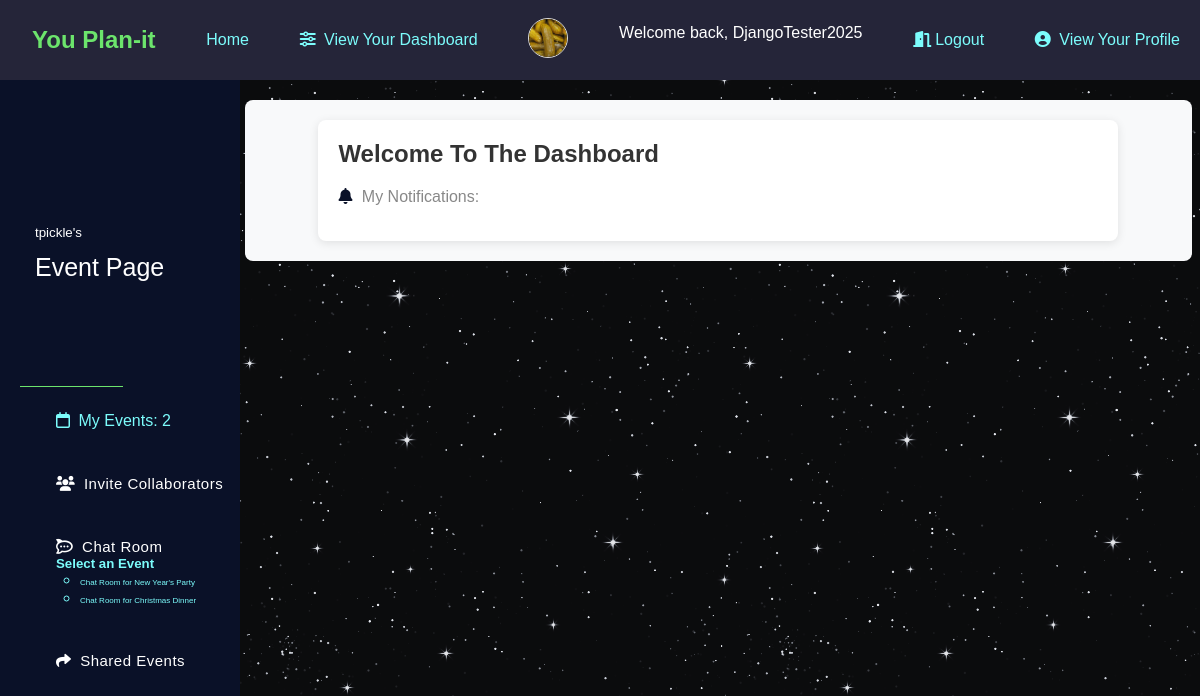
The app's page /dashboard/tpickle/ (signed in), older data.
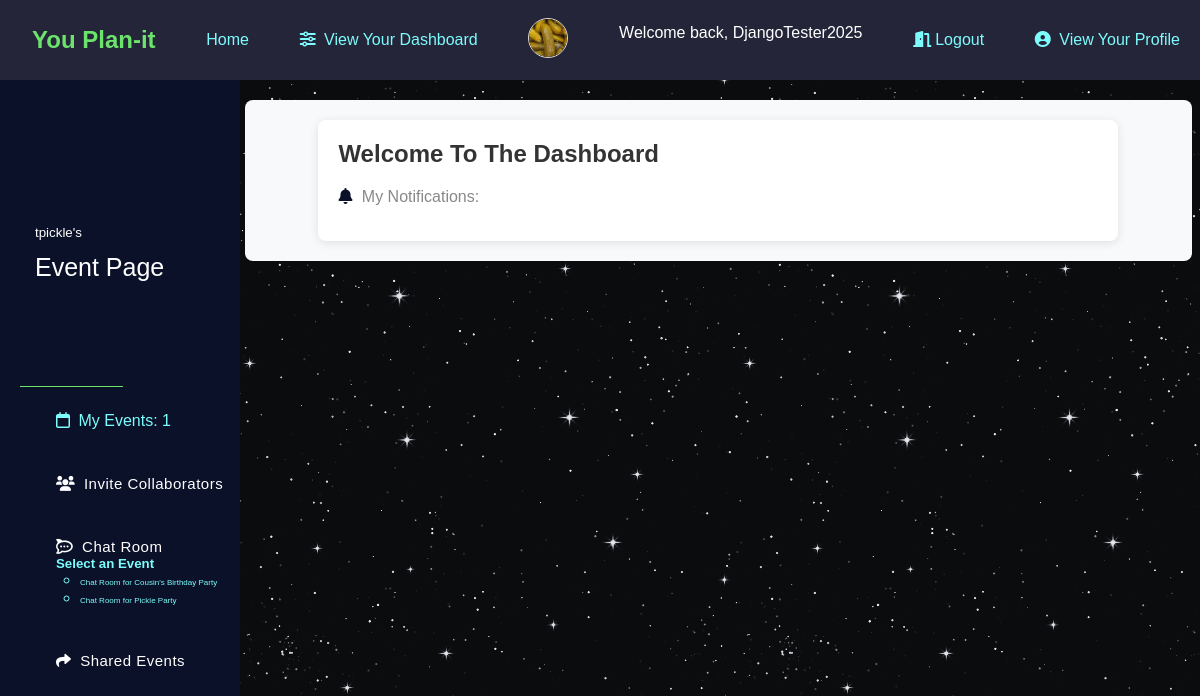
The same page, newer data.
### app/models.py (models this page shows, shortened)
class Events(models.Model):
    name = models.CharField(max_length=200)
    description = models.CharField(max_length=500)
    event_image = models.ImageField(upload_to='event_images', blank=True, null=True)
    user = models.ForeignKey(User, on_delete=models.CASCADE, related_name='events')
    members = models.ManyToManyField(User, related_name='invitedusers')
    invitepending = models.ManyToManyField(User, related_name='pending')
    start_datetime = models.DateTimeField()
    end_datetime = models.DateTimeField()
    event_location = models.CharField(max_length=300, blank=True, null=True)
    address = models.CharField(max_length=500, blank=True, null=True)

### app/views.py (the view)
# urls.py: path("dashboard/<str:username>/", views.viewUserDashboard, name="user_dashboard"),
@login_required
def viewUserDashboard(request, username):
    user = get_object_or_404(User, username=username)
    profile = Profile.objects.get(user=user)
    shared_events = Events.objects.filter(members=request.user).exclude(user=request.user)
    context = {
        'user': user,
        'events': Events.objects.filter(user=request.user),
        'profile': profile,
        'myevents': Events.objects.filter(user=request.user),
        'invites': user.pending.filter(invitepending=user),
        'shared_events': shared_events
    }
    return render(request, 'userdashboard.html', context)

### app/templates/userdashboard.html (shortened to what the changed rows need)
{% extends 'base.html' %}
{% block content %}
<html class="user-dashboard">
    {% block sidebar %}
    <main class="main-wrap">
        <header class="main-head">
            <div class="main-nav">
                <nav class="navbar">
                    <div class="navbar-nav">
                        <ul class="nav-list">
                            <li class="nav-list-item">
                                <a href="{% url 'event_page' username=user.username %}">
                                    <i class="fa-regular fa-calendar"></i>
                                    <span class="link-text">My Events: {{ myevents.count }}</span>
                                </a>
                            </li>
                            <li class="nav-list-item">
                                <div class="dropdown-menu">
                                    {% if myevents or shared_events %}
                                        <ul>
                                            {% for event in myevents %}
                                                <li>
                                                    <a href="{% url 'chats' username=user.username event_id=event.id %}" class="event-chat-room-text">
                                                        Chat Room for {{ event.name }}
                                                    </a>
                                                </li>
                                            {% endfor %}
                                            {% for event in shared_events %}
                                                <li>
                                                    <a href="{% url 'chats' username=user.username event_id=event.id %}" class="event-chat-room-text">
                                                        Chat Room for {{ event.name }}
                                                    </a>
                                                </li>
                                            {% endfor %}
                                        </ul>
                                    {% else %}
                                        <p class="no-current-events">You have no events to chat about.</p>
                                    {% endif %}
                                </div>
                            </li>
                        </ul>
                    </div>
                </nav>
            </div>
        </header>
    </main>
    {% endblock %}
{% endblock %}

Row changes from the older to the newer data that the page shows:
removed Events: name "New Year's Party", shown under "Select an Event"
removed Events: name "Christmas Dinner", shown under "Select an Event"
added Events: name "Cousin's Birthday Party", shown under "Select an Event"
now on this page (row edited): Events: name "Pickle Party"
Text that changed along with them:
{{ myevents.count }}: "2" → "1"
